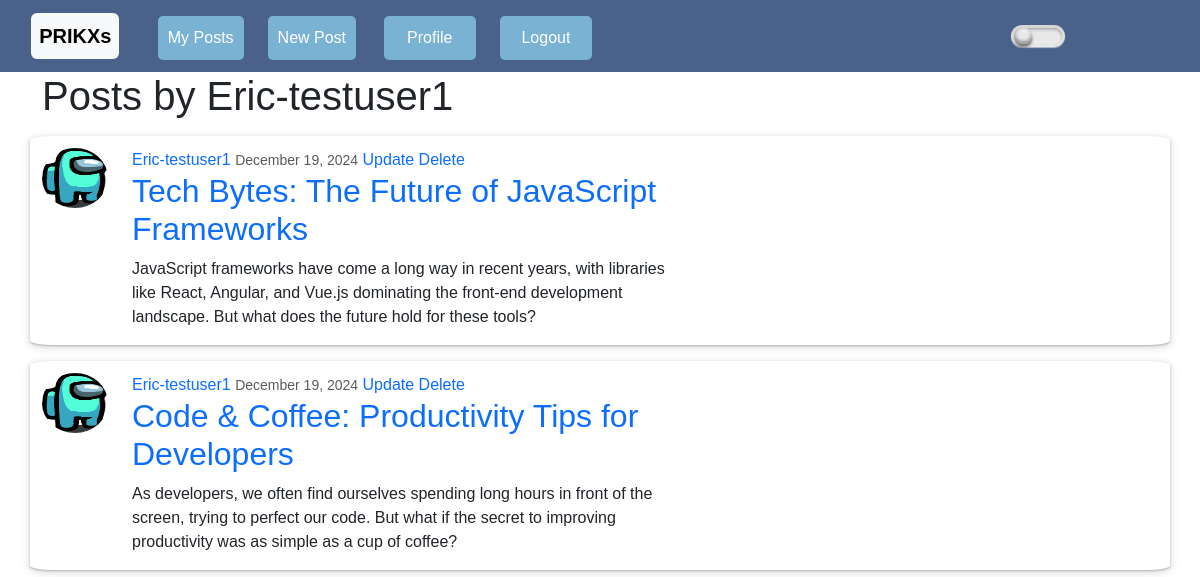
Page /user/Eric-testuser1 (signed in) on the committed database.
### App/models.py (models this page shows, shortened)
class Post(models.Model):
    title = models.CharField(max_length=100)
    content = models.TextField()
    date_posted = models.DateTimeField(default=timezone.now)
    author = models.ForeignKey(User, on_delete=models.CASCADE)

### Users/models.py (models this page shows, shortened)
class profile(models.Model):
    user = models.OneToOneField(User, on_delete=models.CASCADE)
    image = models.ImageField(default='default.jpg', upload_to='profile pics')

### App/views.py (the view)
# urls.py: path('user/<str:username>',UserPostListView.as_view(), name='user-posts'),
class UserPostListView(ListView):
    model = Post
    template_name = 'user_posts.html'
    context_object_name = 'posts'
    def get_queryset(self):
        user = get_object_or_404(User, username=self.kwargs.get('username'))
        return Post.objects.filter(author=user).order_by('-date_posted')

### App/templates/user_posts.html
{% extends "index.html" %}
{% block content %}
<div class="container">
    <h1 class="mb-3">Posts by {{ view.kwargs.username }}</h1>
    {% for post in posts %}
    <article class="media blog-content row mt-3">
        <img class="rounded-circle col-6" src="{{ post.author.profile.image.url }}" alt="profile pic" style="width: 90; height: 60;">
        <div class="media-body col-6">
            <div class="articles-metadata">
                <a href="{% url 'user-posts' post.author.username%}">{{ post.author }} </a>
                <small class="text-muted">{{ post.date_posted|date:" F d, Y" }}</small>
                {% if post.author == user %}
                    <a href="{% url 'post-update' post.id %}">Update</a>
                    <a href="{% url 'post-delete' post.id %}">Delete</a>
                {% endif %}
            </div>
            <h2 class="article-titles"><a href="{% url 'post-detail' post.id %}" class="article-title">{{ post.title }}</a></h2>
            <p>{{ post.content|linebreaksbr }}</p>
        </div>
    </article>
    {% endfor %}
</div>
{% endblock %}

### App/static/darkmode.css (style rules this page uses)
body { overflow-y: auto; }

### App/static/login.css (style rules this page uses)
* { margin: 0; padding: 0; box-sizing: border-box; font-family: Arial, sans-serif; }

### App/static/other.css (style rules this page uses)
.article-title { text-decoration: none; }
.blog-content { border-radius: 2%; width: auto; padding-top: 1.5vh; }

### rows in the picture
Post: author.profile.image (picture), author "Eric-testuser1", date_posted "December 19, 2024", shows "Update", title "Tech Bytes: The Future of JavaScript Frameworks", content "JavaScript frameworks have come a long way in recent years, with libraries like React, Angular, and Vue.js dominating the front-end development landscape. But what does the future hold for these tools?"
Post: author.profile.image (picture), author "Eric-testuser1", date_posted "December 19, 2024", shows "Update", title "Code & Coffee: Productivity Tips for Developers", content "As developers, we often find ourselves spending long hours in front of the screen, trying to perfect our code. But what if the secret to improving productivity was as simple as a cup of coffee?"

### other values in the picture
{{ view.kwargs.username }} "Eric-testuser1"
